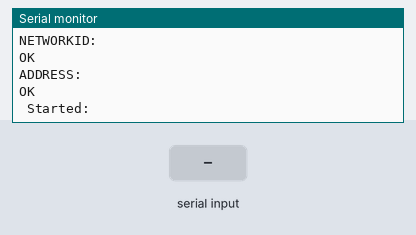
Simulated run of this sketch. Board: Arduino Uno, built with avr-gcc and run on an emulated ATmega328P. On the bench: the last lines printed to the serial monitor. Inputs (shaded band) come from the test bench. The modem accepts every AT command (registered, SIM ready, sends succeed) and sends nothing else.

Above: at 13.7 s.
13.8 s: "," received over the second serial link
At 15.3 s:
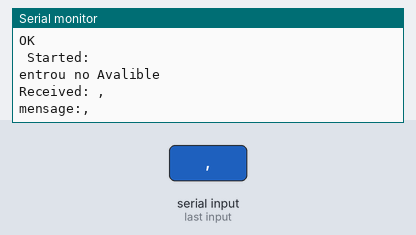
16.3 s: "93 F5 25 1F" received over the second serial link
At 18.5 s:
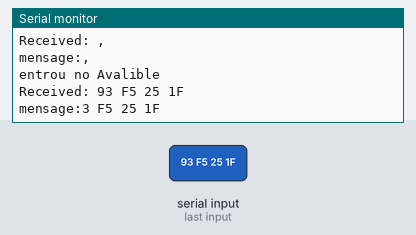
18.8 s: "5\n" received over the second serial link
At 20.3 s:
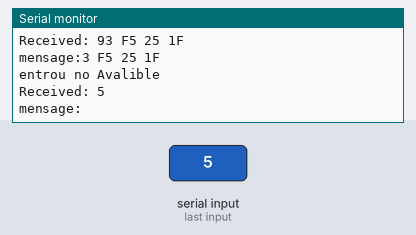

Measured:
- after the input at 13.8 s, the serial monitor: prints a new line at once (image 1)
- after the input at 16.3 s, the serial monitor: prints a new line after 1.0 s (image 2)
- after the input at 18.8 s, the serial monitor: prints a new line after 1.0 s (image 3)

The sketch:

Arduino_Reciver.ino
```cpp
#include <SoftwareSerial.h>
#include <SPI.h>

//Portas para configurar SoftwareSerial
#define txLoraPin 5  // Pino onde o Tx do Sensor está conectado
#define rxLoraPin 6  // Pino onde o Rx do Sensor está conectado

//Parametros para configurar o Modulo Lora
#define IPR 115200
#define BAND 870000000  // Frequência do rádio LoRa
#define NETWORKID 18
#define ADDRESS 2
#define NETWORKIDSender 1


#define SPREADING_FACTOR 9  // Spreading Factor do rádio LoRa
#define BANDWIDTH 7         // Bandwidth do rádio LoRa (125KHz)
#define CODING_RATE 1       // Coding Rate do rádio LoRa
#define PREAMBLE 12          // Preamble Length do rádio LoRa


#define velocidadeSerial 9600
#define velocidadeSerialLora 115200


//SoftwareSerial lora(rxLoraPin, txLoraPin);
SoftwareSerial lora(txLoraPin, rxLoraPin);


int tempoDelay = 100;
int i = 0;

// Método que inicializa o módulo LoRa
void setupLoRaRYLR896() {
  Serial.print("Começar Configuração:\r\n");
  delay(tempoDelay);

  lora.print("AT\r\n");
  delay(tempoDelay);
  Serial.print("AT:" + lora.readString());

  /*
  lora.print("AT+IPR=" + String(IPR) + "\r\n");
  delay(tempoDelay);
  Serial.print("IPR:" + lora.readString());
  */

  lora.print("AT+BAND=" + String(BAND) + "\r\n");  //Bandwidth set to 868.5MHz
  delay(tempoDelay);
  Serial.print("BAND:" + lora.readString());

  lora.print("AT+ADDRESS=" + String(ADDRESS) + "\r\n");  //needs to be unique
  delay(tempoDelay);
  Serial.print("ADDRESS:" + lora.readString());

  lora.print("AT+NETWORKID=" + String(NETWORKID) + "\r\n");  //needs to be same for receiver and transmitter
  delay(tempoDelay);
  Serial.print("NETWORKID:" + lora.readString());

  lora.print("AT+PARAMETER=" + String(SPREADING_FACTOR) + "," + String(BANDWIDTH) + "," + String(CODING_RATE) + "," + String(PREAMBLE) + "\r\n");
  delay(tempoDelay);
  Serial.print("PARAMETER:" + lora.readString());
  delay(tempoDelay);
}

void showSetupLoRaRYLR896() {
  Serial.print("\r\n");
  Serial.print("Confirmar Configuração:\r\n");
  delay(tempoDelay);

  lora.print("AT\r\n");
  Serial.print("AT:" + lora.readString());
  delay(tempoDelay);


  lora.print("AT+IPR?\r\n");
  Serial.print("IPR:" + lora.readString());
  delay(tempoDelay);


  lora.print("AT+BAND?\r\n");  //Bandwidth set to 868.5MHz
  Serial.print("BAND:" + lora.readString());
  delay(tempoDelay);

  lora.print("AT+PARAMETER?\r\n");  //For Less than 3Kms*/
  Serial.print("PARAMETER:" + lora.readString());
  delay(tempoDelay);

  lora.print("AT+NETWORKID?\r\n");  //needs to be same for receiver and transmitter
  Serial.print("NETWORKID:" + lora.readString());
  delay(tempoDelay);

  lora.print("AT+ADDRESS?\r\n");  //needs to be unique
  Serial.print("ADDRESS:" + lora.readString());
  delay(tempoDelay);
}

void setup() {
  Serial.begin(velocidadeSerial);  // Inicialização da comunicação lora
  delay(tempoDelay);

  lora.begin(velocidadeSerialLora);  // Inicialização da comunicação lora
  setupLoRaRYLR896();
  showSetupLoRaRYLR896();
  Serial.println("\n Started:\n");
}

void loop() {

  if (lora.available()) {
    Serial.print("entrou no Avalible");
    Serial.print("\r\n");

    String received = lora.readString();
    Serial.println("Received: " + received);

    //    if (received.indexOf("+RCV") >= 0) {
    if (true) {

      int delimiter, delimiter_1, delimiter_2, delimiter_3;
      delimiter = received.indexOf(",");
      delimiter_1 = received.indexOf(",", delimiter + 1);
      delimiter_2 = received.indexOf(",", delimiter_1 + 1);
      delimiter_3 = received.indexOf(",", delimiter_2 + 1);
      int lengthMessage = received.substring(delimiter + 1, delimiter_1).toInt();

      String message = received.substring(delimiter_1 + 2, delimiter_1 + lengthMessage + 1);

      Serial.println("mensage:" + message);

      if (message == "93 F5 25 1F") {  // Substitua pelo UID do seu cartão válido
        Serial.print("Cartao valido!: \n");
        //delay(tempoDelay);

        lora.print("AT+SEND=1,1,1\r\n");
        Serial.println(lora.readString());

        //delay(tempoDelay);
      }
    }
  }
}
```
